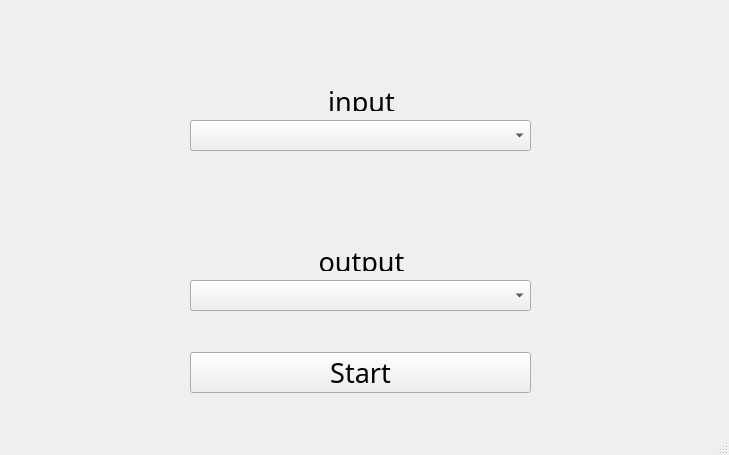
<?xml version="1.0" encoding="UTF-8"?>
<ui version="4.0">
 <class>MainWindow</class>
 <widget class="QMainWindow" name="MainWindow">
  <property name="geometry">
   <rect>
    <x>0</x>
    <y>0</y>
    <width>729</width>
    <height>455</height>
   </rect>
  </property>
  <property name="minimumSize">
   <size>
    <width>0</width>
    <height>0</height>
   </size>
  </property>
  <property name="maximumSize">
   <size>
    <width>10000</width>
    <height>10000</height>
   </size>
  </property>
  <property name="windowTitle">
   <string>MainWindow</string>
  </property>
  <widget class="QWidget" name="centralwidget">
   <widget class="QComboBox" name="output_microphone">
    <property name="geometry">
     <rect>
      <x>190</x>
      <y>280</y>
      <width>341</width>
      <height>31</height>
     </rect>
    </property>
    <property name="font">
     <font>
      <family>Rubik Mono One</family>
      <pointsize>7</pointsize>
     </font>
    </property>
    <property name="mouseTracking">
     <bool>false</bool>
    </property>
    <property name="currentText">
     <string/>
    </property>
    <property name="currentIndex">
     <number>-1</number>
    </property>
    <property name="insertPolicy">
     <enum>QComboBox::InsertAtCurrent</enum>
    </property>
   </widget>
   <widget class="QPushButton" name="Start_Button">
    <property name="geometry">
     <rect>
      <x>190</x>
      <y>352</y>
      <width>341</width>
      <height>41</height>
     </rect>
    </property>
    <property name="font">
     <font>
      <family>Rubik Mono One</family>
      <pointsize>20</pointsize>
      <weight>50</weight>
      <italic>false</italic>
      <bold>false</bold>
      <underline>false</underline>
      <strikeout>false</strikeout>
      <stylestrategy>PreferDefault</stylestrategy>
      <kerning>false</kerning>
     </font>
    </property>
    <property name="text">
     <string>Start</string>
    </property>
    <property name="checkable">
     <bool>false</bool>
    </property>
    <property name="default">
     <bool>false</bool>
    </property>
    <property name="flat">
     <bool>false</bool>
    </property>
   </widget>
   <widget class="QLabel" name="label">
    <property name="geometry">
     <rect>
      <x>196</x>
      <y>251</y>
      <width>331</width>
      <height>20</height>
     </rect>
    </property>
    <property name="font">
     <font>
      <family>Rubik Mono One</family>
      <pointsize>20</pointsize>
     </font>
    </property>
    <property name="text">
     <string>output</string>
    </property>
    <property name="textFormat">
     <enum>Qt::AutoText</enum>
    </property>
    <property name="alignment">
     <set>Qt::AlignCenter</set>
    </property>
   </widget>
   <widget class="QLabel" name="label_2">
    <property name="geometry">
     <rect>
      <x>196</x>
      <y>91</y>
      <width>331</width>
      <height>20</height>
     </rect>
    </property>
    <property name="font">
     <font>
      <family>Rubik Mono One</family>
      <pointsize>20</pointsize>
     </font>
    </property>
    <property name="text">
     <string>input</string>
    </property>
    <property name="textFormat">
     <enum>Qt::AutoText</enum>
    </property>
    <property name="alignment">
     <set>Qt::AlignCenter</set>
    </property>
   </widget>
   <widget class="QComboBox" name="input_microphone">
    <property name="geometry">
     <rect>
      <x>190</x>
      <y>120</y>
      <width>341</width>
      <height>31</height>
     </rect>
    </property>
    <property name="font">
     <font>
      <family>Rubik Mono One</family>
      <pointsize>7</pointsize>
     </font>
    </property>
   </widget>
  </widget>
  <widget class="QMenuBar" name="menubar">
   <property name="geometry">
    <rect>
     <x>0</x>
     <y>0</y>
     <width>729</width>
     <height>20</height>
    </rect>
   </property>
  </widget>
  <widget class="QStatusBar" name="statusbar"/>
 </widget>
 <resources/>
 <connections/>
</ui>
